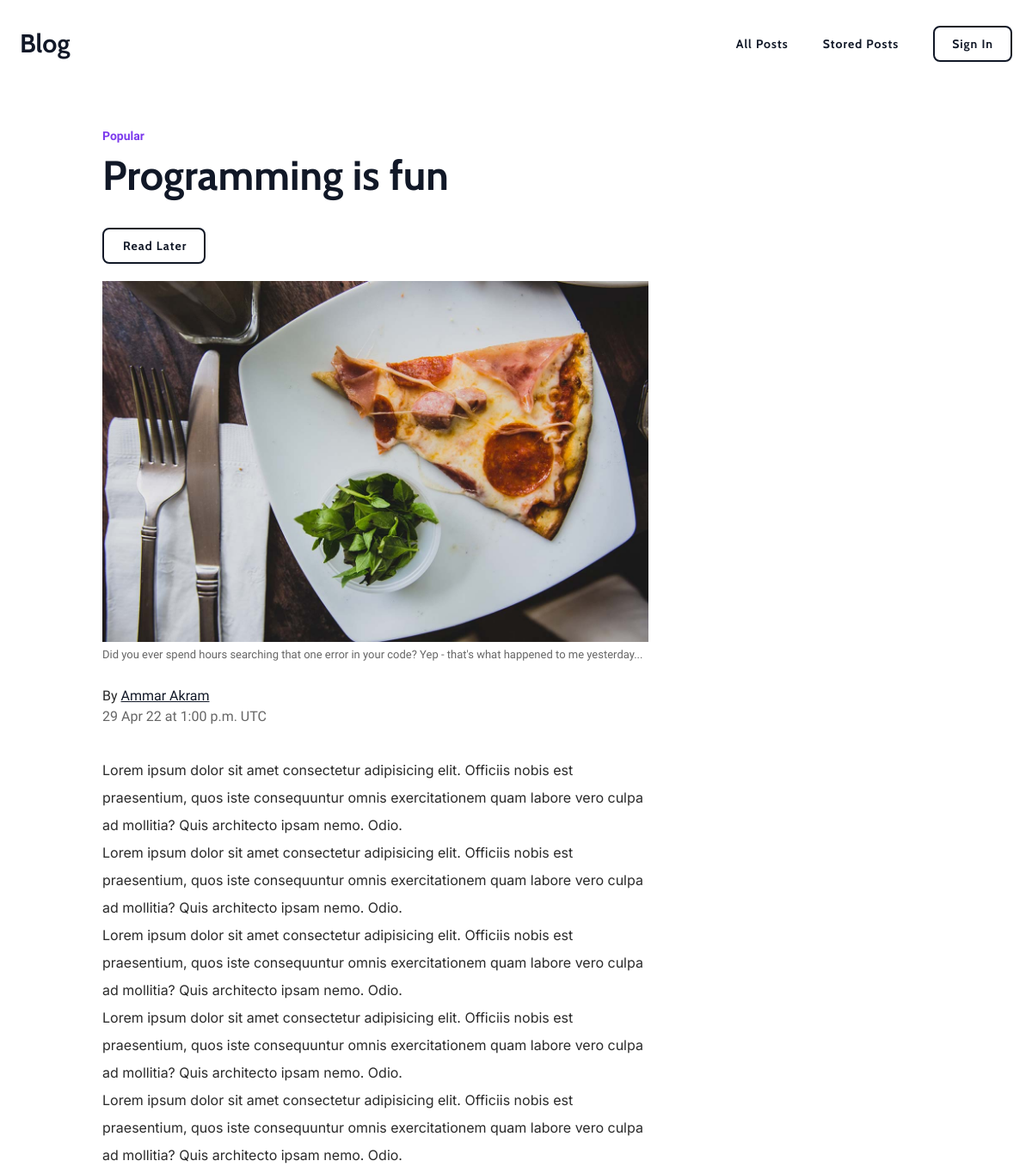
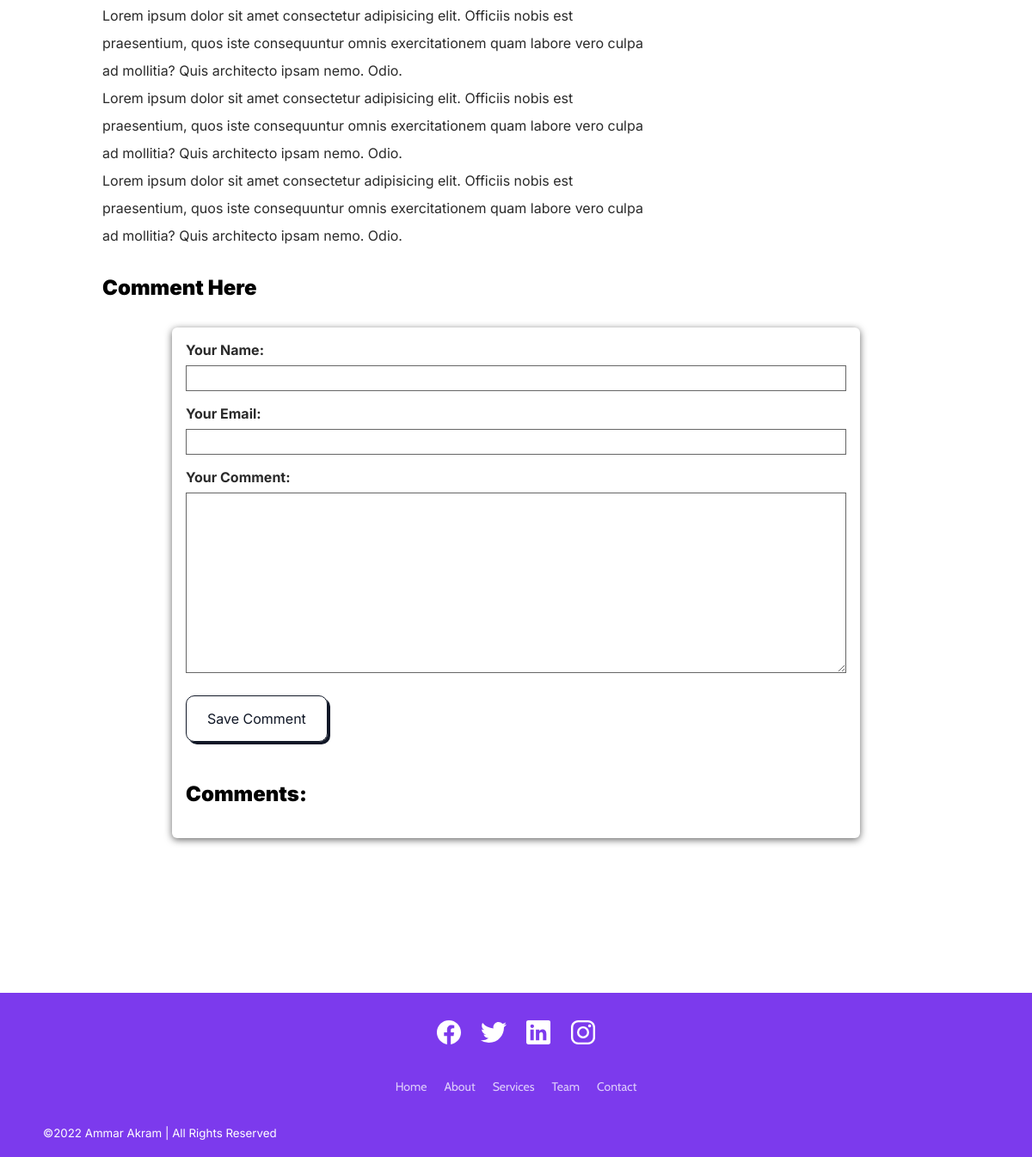
Page /posts/programming-is-fun on the committed database (2 pictures, top to bottom).
### blog/models.py (models this page shows, shortened)
class Post(models.Model):
    title = models.CharField(max_length=150)
    excerpt = models.CharField(max_length=250)
    image = models.ImageField(upload_to="posts", null=True)
    date = models.DateField(auto_now=True, db_index=True)
    slug = models.SlugField(unique=True, db_index=True)
    content = models.TextField(validators=[MinLengthValidator(5)])
    author = models.ForeignKey(
        Author, on_delete=models.SET_NULL, null=True, related_name="posts")
    post_type = models.ForeignKey(
        Tag, on_delete=models.SET_NULL, null=True, related_name="tag")

class Tag(models.Model):
    name = models.CharField(max_length=20)
    def __str__(self):
        return self.name

class Author(models.Model):
    first_name = models.CharField(max_length=50)
    last_name = models.CharField(max_length=50)
    email_address = models.EmailField()
    def full_name(self):
        return f"{self.first_name} {self.last_name}"
    def __str__(self):
        return self.full_name()

### blog/views.py (the view, shortened to what this page needs)
# urls.py: path('posts/<slug:slug>', views.SingleView.as_view(), name='single'),
class SingleView(View):
    template_name = "blog/single.html"
    model = Post
    def is_stored_post(self, request, post_id):
        stored_posts = request.session.get("stored_posts")
        if stored_posts:
            is_saved_for_later = post_id in stored_posts
        else:
            is_saved_for_later = False
        return is_saved_for_later
    def get(self, request, slug):
        post = Post.objects.get(slug=slug)
        context = {
            "post": post,
            "comment_form": CommentForm(),
            "comments": post.comments.all().order_by("-id"),
            "saved_for_later": self.is_stored_post(request, post.id)
        }
        return render(request, "blog/single.html", context)

### blog/forms.py
class CommentForm(forms.ModelForm):
    class Meta:
        model = Comment
        exclude = ["post"]
        labels = {
            "user_name": "Your Name",
            "user_email": "Your Email",
            "text": "Your Comment"
        }

### blog/templates/blog/single.html (shortened to what this page needs)
{% extends 'base.html' %}
{% load static %}
{% block css_files %}
<link rel='stylesheet' href={% static 'blog/single.css' %}>
{% endblock  %}
{% block content %}
<div class="container">
  <div class="article">
      <div class="category"><a>{{post.post_type}}</a></div>
      <h1 class="headline">{{post.title}}</h1>
      <form action="{% url 'later' %}" method="post">
        <button class="menu__link menu__link--primary later-button">
          {% if saved_for_later %}
            Remove from "Read Later" List
          {% else %}
            Read Later
          {% endif %}
        </button>
      </form>
      <div class="body">
      <img src={{ post.image.url }} class='main-img' style="width: 100%" alt="">
      <p class="img-sub">{{post.excerpt}}</p>
      <p class="author-line">By <a class='author' href="mailto:{{post.author.email_address}}">{{post.author}}</a></p>
      <p class="pub-date">{{post.date|date:"d M y"}} at 1:00 p.m. UTC</p>
      <p>
        {{post.content|linebreaks}}
      </p></div>
      <h2 class="comment-heading">Comment Here</h2>
      <div id="comment-form">
        <form  action="{% url 'single' post.slug %}" method="post">
          {% for field in comment_form %}
          <div class="form-control {% if field.errors %}invalid{% endif %}">
            {{field.label_tag}}
            {{field}}
          </div>
          {% endfor %}
          <button class="hero__cta hero__cta--primary explore-button" href="{% url 'posts' %}">Save Comment</button>
        </form>
        <div id="comments">
          <h2 class="comment-heading">Comments:</h2>
        </div>
      </div>
      </div>
</div>
{% endblock  %}

### static/app.css (style rules this page uses)
:root { --primary-blue: #7c3aed; --secondary-black: #111827; --subtitle: #666; --post-text: #2a2a2a; --clr-gray-light: #d7dfe2; --clr-popular: #ef257a; --clr-technology: #651fff; --clr-psychology: #e85808; --color-lightGray: #f9f9f9; }
*, *::before, *::after { box-sizing: border-box; margin: 0; padding: 0; }
body { font-family: "Inter", sans-serif; color: var(--post-text); overflow-x: hidden; }
h1, h2, h3, h4, h5, h6 { padding: 0; margin: 0; font-family: 'Cabin', sans-serif; }
a { text-decoration: none; cursor: pointer; color: var(--secondary-black); }
.container { max-width: 1160px; margin: 0 auto; padding: 0 3px 0 3px; }
.menu__link { font-family: "Cabin", sans-serif; color: var(--secondary-black); font-size: 14px; line-height: 18px; font-weight: 700; letter-spacing: 1px; text-indent: 2px; transition: all 200ms ease-in-out; }
.menu__link--primary { margin-top: 0px; margin-right: 0px; padding: 10px 20px; border-radius: 8px; background-color: hsla(0, 0%, 100%, 0.2); border: 2px solid var(--secondary-black); }
.hero__cta { color: var(--secondary-black); border: 2px solid var(--secondary-black); font-family: "Cabin", sans-serif; border-radius: 10px; padding: 0.9375rem 1.4rem; margin: 2rem 0 1rem; font-size: 22px; font-weight: bold; text-align: center; transition: all 100ms ease-in-out; }
.hero__cta--primary { background-color: transparent; display: inline-block; color: var(--secondary-black); border: 1px solid var(--secondary-black); box-shadow: 3px 3px 0 var(--secondary-black); }

### blog/static/blog/single.css (style rules this page uses)
.article { display: flex; padding: 0 8vw; flex-wrap: wrap; margin: 50px auto 0; flex-direction: column; }
.headline { font-size: 48px; line-height: 62px; font-family: 'Cabin', sans-serif; font-weight: 900; color: var(--secondary-black); margin: 0px 0px 30px; }
.body { width: 66%; }
.body p, li { font-family: "Inter"; line-height: 32px; font-size: 16px; color: var(--post-text); }
.body h2:hover, h2 { font-family: 'Inter', sans-serif; font-size: 24px; color: #000; font-weight: 900; line-height: 125%; letter-spacing: 1.5%; margin: 3px 0 1px 0; text-decoration: none; cursor: auto; }
.body .img-sub { font-family: "Work Sans", sans-serif; font-size: 13px; margin: 3px 0 16px; color: var(--subtitle); line-height: 1.25; }
.body .author-line { font-family: "Work Sans"; font-size: 16px; color: var(--post-text); line-height: 1; letter-spacing: 1; padding-top: 16px; margin-bottom: 0; }
.body .author { text-decoration: underline; }
.body .pub-date { font-family: "Work Sans"; font-size: 16px; color: var(--subtitle); margin-top: 0; letter-spacing: 1; margin-bottom: 30px; }
.article .category { margin: 0; font-size: 14px; font-family: "Work Sans", sans-serif; font-weight: 600; line-height: 1.25; display: block; margin-bottom: 5px; width: 100%; }
.article .category a { color: var(--primary-blue) ; }
#comments h2 { margin-bottom: 20px; }
.comment-heading { margin-top: 30px; }
#comment-form { margin: 30px auto; width: 90%; max-width: 800px; border-radius: 6px; background-color: white; box-shadow: 0 2px 8px var(--subtitle); padding: 1rem; }
#comment-form button { font: inherit; padding: 1rem 1.5rem; cursor: pointer; margin-top: 10px; }
.form-control { margin-bottom: 1rem; }
.form-control label { font-weight: bold; margin-bottom: 0.5rem; display: block; }
.form-control input, .form-control textarea { display: block; width: 100%; font: inherit; padding: 0.25rem; border: 1px solid var(--subtitle); }
.later-button { margin-bottom: 20px; cursor: pointer; }

### rows in the picture
Post: post_type "Popular", title "Programming is fun", image (picture), excerpt "Did you ever spend hours searching that one error in your code? Yep - that's what happened to me yesterday...", author "Ammar Akram", date "29 Apr 22", content "Lorem ipsum dolor sit amet consectetur adipisicing elit. Officiis nobis est praesentium, quos iste consequuntur omnis exercitationem quam labore vero culpa ad mollitia? Quis architecto ipsam nemo. Odio. Lorem ipsum dolor sit amet consectetur adipisicing elit. Officiis nobis est praesentium, quos iste consequuntur omnis exercitationem quam labore vero culpa ad mollitia? Quis architecto ipsam nemo. Odio. Lorem ipsum dolor sit amet consectetur adipisicing elit. Officiis nobis est praesentium, quos iste consequuntur omnis exercitationem quam labore vero culpa ad mollitia? Quis architecto ipsam nemo. Odio. Lorem ipsum dolor sit amet consectetur adipisicing elit. Officiis nobis est praesentium,…"

### other values in the picture
{{ field.label_tag }} "Your Name:" "Your Email:" "Your Comment:"
